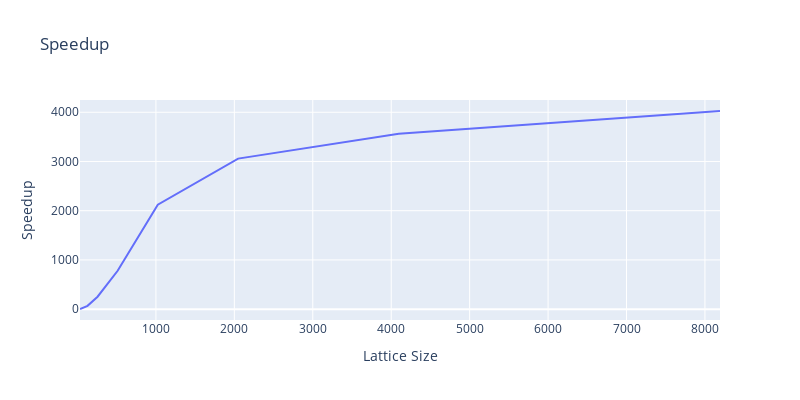

The code cell stored with this chart in its notebook:
### Code cell
fig = go.Figure()
fig.add_trace(go.Scatter(
    x=cpu_df["size"],
    y=cpu_df["avgEvolveTime"] / gpu_df["avgEvolveTime"],
    mode="lines",
    name="Speedup",
))
fig.update_layout(title="Speedup", xaxis_title='Lattice Size', yaxis_title="Speedup", width=800, height=400)
fig.update_yaxes()
fig.show()

### Figure 1 — Plotly figure (JSON) as saved in the notebook; plotly's stock layout.template omitted (floating-point values rounded to 4 significant figures)
{"data": [{"mode": "lines", "name": "Speedup", "type": "scatter", "x": [32, 64, 128, 256, 512, 1024, 2048, 4096, 8192], "y": [2.664, 19.67, 66.48, 252.1, 778.9, 2123.0, 3059.0, 3564.0, 4026.0]}], "layout": {"height": 400, "title": {"text": "Speedup"}, "width": 800, "xaxis": {"title": {"text": "Lattice Size"}}, "yaxis": {"title": {"text": "Speedup"}}}}
